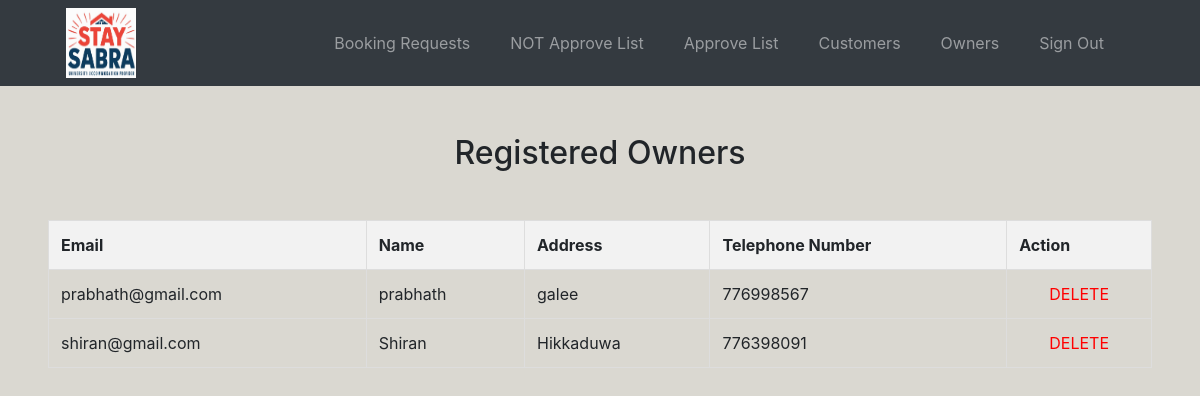
/admin_owners.php, run on an earlier commit of the app's database.
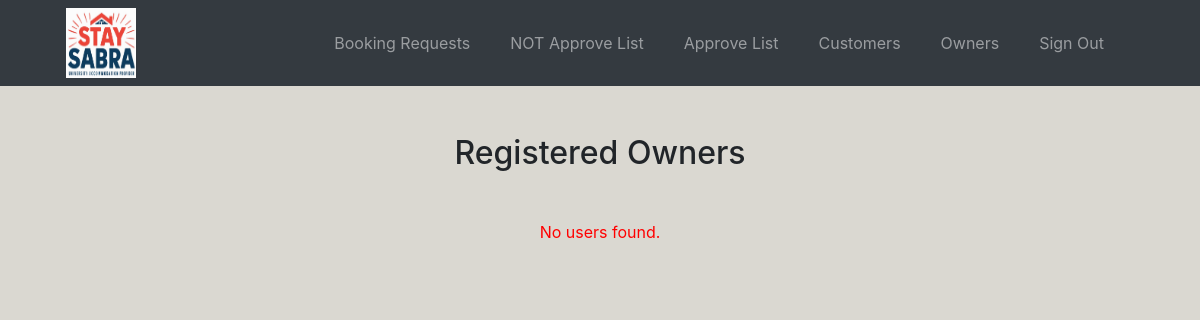
And on a later commit of the database.
### tables this page shows
CREATE TABLE `users` (
  `email` varchar(50) NOT NULL,
  `name` varchar(100) NOT NULL,
  `address` varchar(50) NOT NULL,
  `tel_number` int(10) NOT NULL,
  `user_role` varchar(50) NOT NULL,
  `password1` varchar(50) NOT NULL
);

### admin_owners.php (the view, shortened to what this page needs)
<!DOCTYPE html>
<html lang="en">
<head>
    <link rel="stylesheet" href="https://cdn.jsdelivr.net/npm/bootstrap@4.3.1/dist/css/bootstrap.min.css" />
</head>
<body>
    <nav class="navbar navbar-expand-lg navbar-dark bg-dark mb-5">
        <img src="image/boarding_logo.jpg" alt="Your Image Description" style="
          width: 70px;
          height: 70px;
          vertical-align: middle;
          margin-left: 50px;
        " />
        <div class="collapse navbar-collapse" id="navbarNavAltMarkup">
            <div class="navbar-nav ml-auto px-5">
                <a class="nav-item nav-link mr-4" href="admin_dash.php">Booking Requests</a>
                <a class="nav-item nav-link mr-4" href="admin_NOT_Approve_List.php">NOT Approve List</a>
                <a class="nav-item nav-link mr-4" href="admin_Approve_List.php">Approve List</a>
                <a class="nav-item nav-link mr-4" href="admin_customers.php">Customers</a>
                <a class="nav-item nav-link mr-4" href="admin_owners.php">Owners</a>
                <a class="nav-item nav-link mr-4" href="index.php">Sign Out</a>
            </div>
        </div>
    </nav>
    <h2 class="text-center mb-5">Registered Owners</h2>
    <div class="mx-5">
    <?php
require 'databaseConnection.php';
$sql = "SELECT * FROM users WHERE user_role = 'apartmentOwner' ";
$result = mysqli_query($conn, $sql);
if (mysqli_num_rows($result) > 0) {
    echo "<table style='width: 100%; border-collapse: collapse; border: 1px solid #ddd;'>";
    echo "<tr style='background-color: #f2f2f2;'>";
    echo "<th style='padding: 12px; border: 1px solid #ddd; text-align: left;'>Email</th>";
    echo "<th style='padding: 12px; border: 1px solid #ddd; text-align: left;'>Name</th>";
    echo "<th style='padding: 12px; border: 1px solid #ddd; text-align: left;'>Address</th>";
    echo "<th style='padding: 12px; border: 1px solid #ddd; text-align: left;'>Telephone Number</th>";
    echo "<th style='padding: 12px; border: 1px solid #ddd; text-align: left;'>Action</th>";
    echo "</tr>";
    while ($row = mysqli_fetch_assoc($result)) {
        echo "<tr style='border: 1px solid #ddd;'>";
        echo "<td style='padding: 12px; border: 1px solid #ddd;'>" . htmlspecialchars($row['email']) . "</td>";
        echo "<td style='padding: 12px; border: 1px solid #ddd;'>" . htmlspecialchars($row['name']) . "</td>";
        echo "<td style='padding: 12px; border: 1px solid #ddd;'>" . htmlspecialchars($row['address']) . "</td>";
        echo "<td style='padding: 12px; border: 1px solid #ddd;'>" . htmlspecialchars($row['tel_number']) . "</td>";
        echo "<td style='padding: 12px; border: 1px solid #ddd; text-align: center;'>";
        echo "<a href='admin_delete_user_owner.php?email=" . urlencode($row['email']) . "' style='color: #ff0000; text-decoration: none;' onclick='return confirm(\"Are you sure you want to delete this user?\")'>DELETE</a>";
        echo "</td>";
        echo "</tr>";
    }
    echo "</table>";
} else {
    echo "<p style='text-align: center; color: red;'>No users found.</p>";
}
?>
    </div>
</body>
</html>

What changed in the data, as far as the page shows it:
removed users: email "prabhath@gmail.com", name "prabhath", address "galee", tel_number "776998567"
removed users: email "shiran@gmail.com", name "Shiran", address "Hikkaduwa", tel_number "776398091"
Also different on the page:
text no longer shown: "Email Name Address Telephone Number Action"
text now shown: "No users found."
